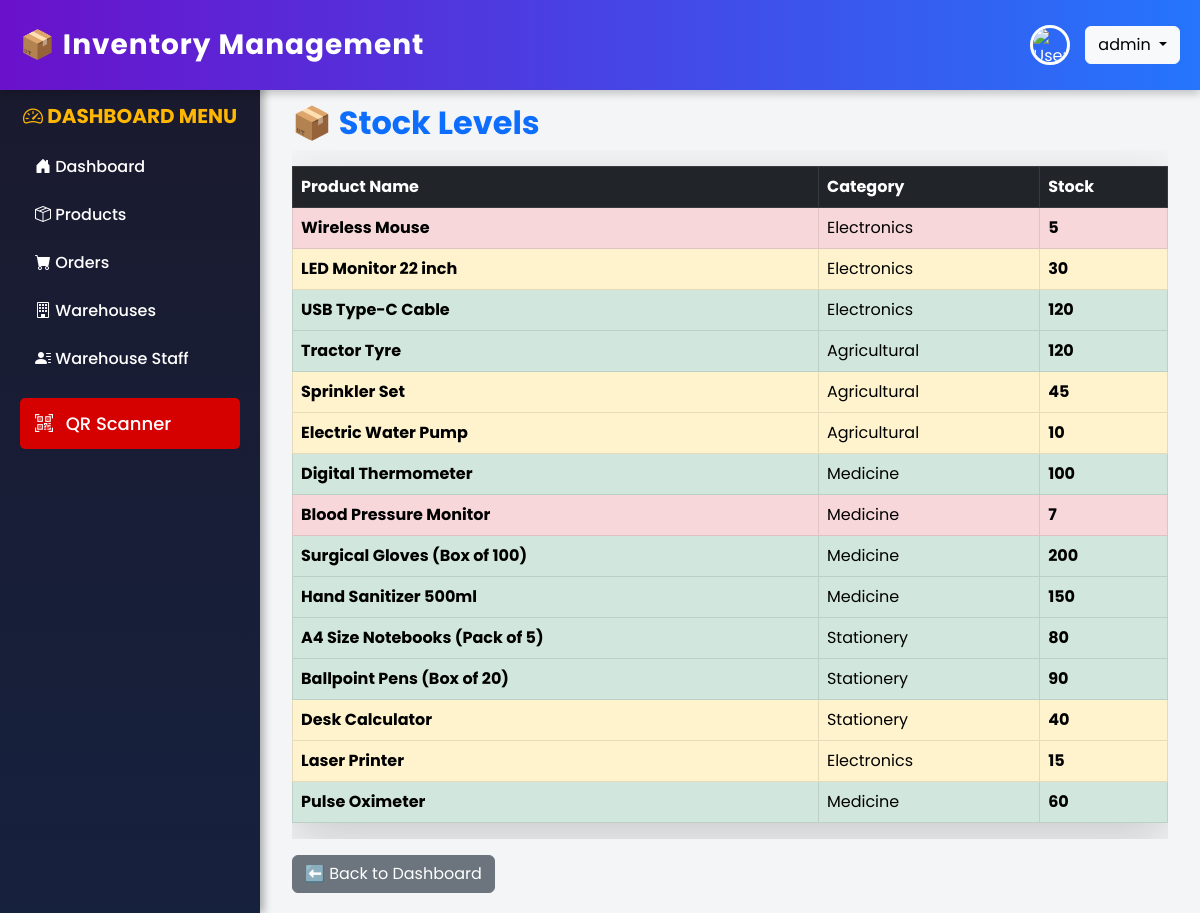
Page /stock-levels/ (signed in) on the earlier database version.
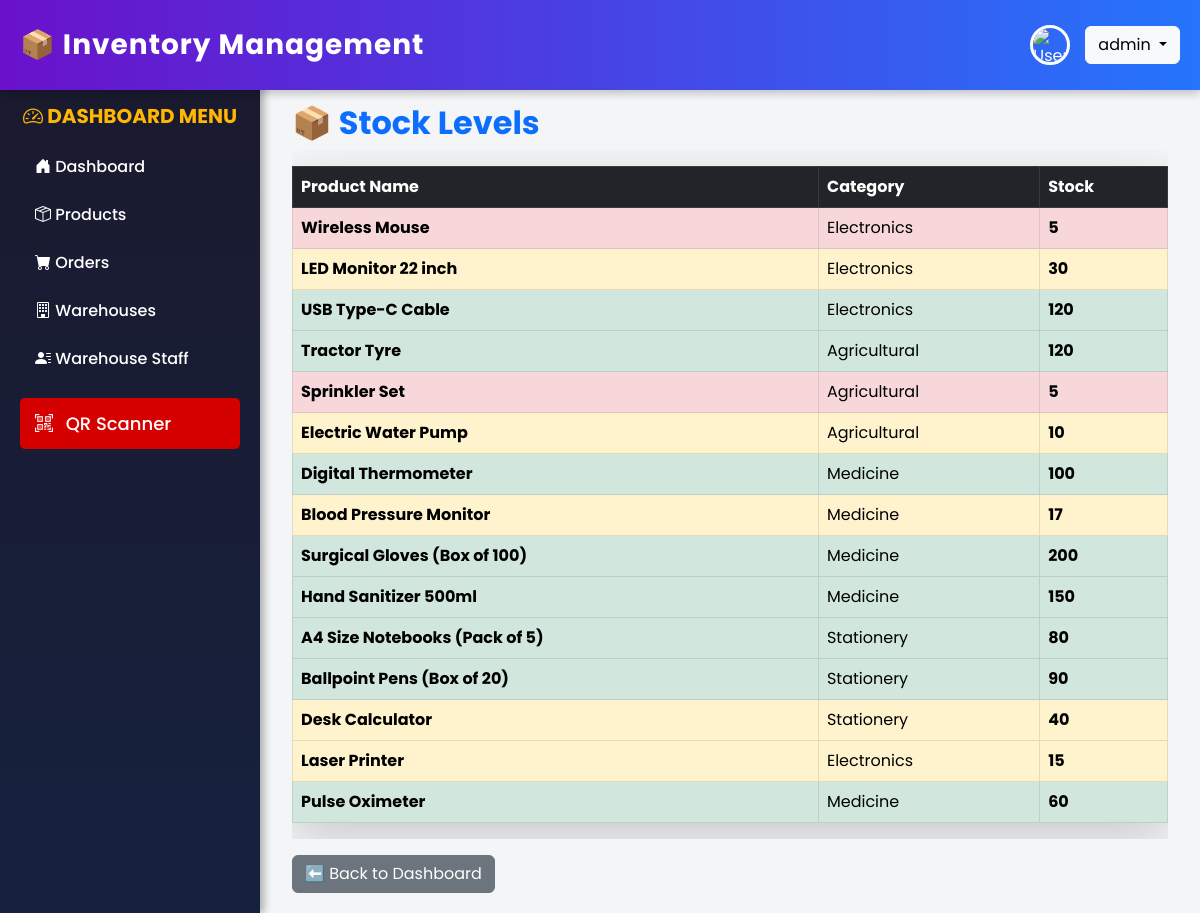
Same page on the later database version.
### inventory/models.py (models this page shows, shortened)
class Product(models.Model):
    name = models.CharField(max_length=255)
    stock_keeping_unit = models.CharField(max_length=100)
    category = models.ForeignKey('Category', on_delete=models.CASCADE)
    quantity_in_stock = models.PositiveIntegerField()
    reorder_level = models.PositiveIntegerField(default=10)
    supplier = models.ForeignKey('Supplier', on_delete=models.SET_NULL, null=True, blank=True)
    purchase_price = models.DecimalField(max_digits=10, decimal_places=2)
    selling_price = models.DecimalField(max_digits=10, decimal_places=2)
    description = models.TextField(blank=True, null=True)
    warehouse_location = models.CharField(max_length=255)
    created_at = models.DateTimeField(auto_now_add=True)
    product_image = models.ImageField(upload_to="product_images/", null=True, blank=True)
    barcode = models.ImageField(upload_to="qrcodes/", blank=True, null=True)

class Category(models.Model):
    name = models.CharField(max_length=255, unique=True)

### inventory/views.py (the view)
# urls.py: path("stock-levels/", stock_levels, name="stock_levels"),
def stock_levels(request):
    products = Product.objects.all()
    return render(request, "inventory/stock_levels.html", {"products": products})

### inventory/templates/inventory/stock_levels.html
{% extends 'inventory/base.html' %} {% block content %}
<div class="container mt-4">
  <h2 class="fw-bold text-primary">📦 Stock Levels</h2>
  <div class="table-responsive">
    <table class="table table-bordered table-hover shadow-lg mt-3">
      <thead class="table-dark text-white">
        <tr>
          <th>Product Name</th>
          <th>Category</th>
          <th>Stock</th>
        </tr>
      </thead>
      <tbody>
        {% for product in products %}
        <tr
          class="{% if product.quantity_in_stock < 10 %}table-danger{% elif product.quantity_in_stock < 50 %}table-warning{% else %}table-success{% endif %}"
        >
          <td class="fw-bold">{{ product.name }}</td>
          <td>{{ product.category.name }}</td>
          <td class="fw-bold">{{ product.quantity_in_stock }}</td>
        </tr>
        {% endfor %}
      </tbody>
    </table>
  </div>
  <div class="mt-3">
    <a href="{% url 'inventory:dashboard' %}" class="btn btn-secondary">
      ⬅️ Back to Dashboard
    </a>
  </div>
</div>
{% endblock %}

Differences in the rows shown:
changed Product "Sprinkler Set": quantity_in_stock "45" → "5"
changed Product "Blood Pressure Monitor": quantity_in_stock "7" → "17"
